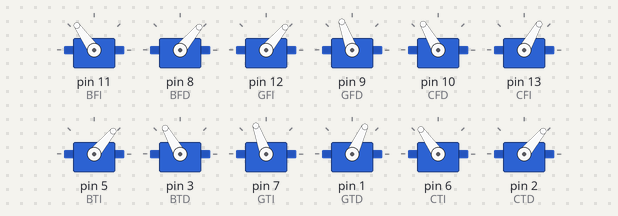
A sketch run on a simulated Arduino Uno, built with avr-gcc and run on an emulated ATmega328P. Shown: 12 × servo.

Above: at 1.8 s.
At 6.5 s:
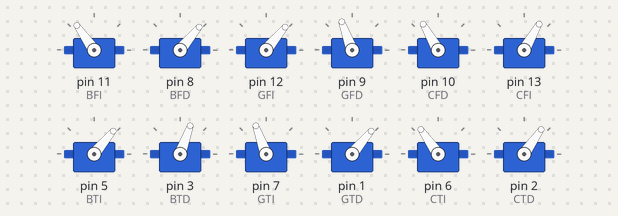
At 11.3 s:
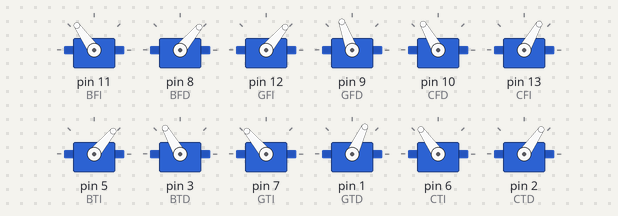
At 20.71 s:
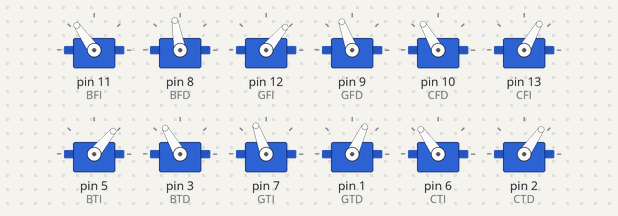
At 30.12 s:
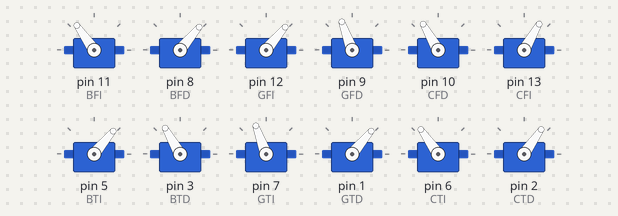
At 39.72 s:
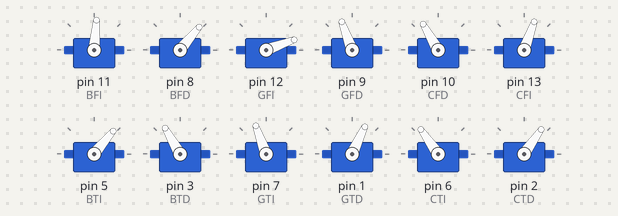
Timing chart, 0 to 40.0 s (numbered marks = the images above):
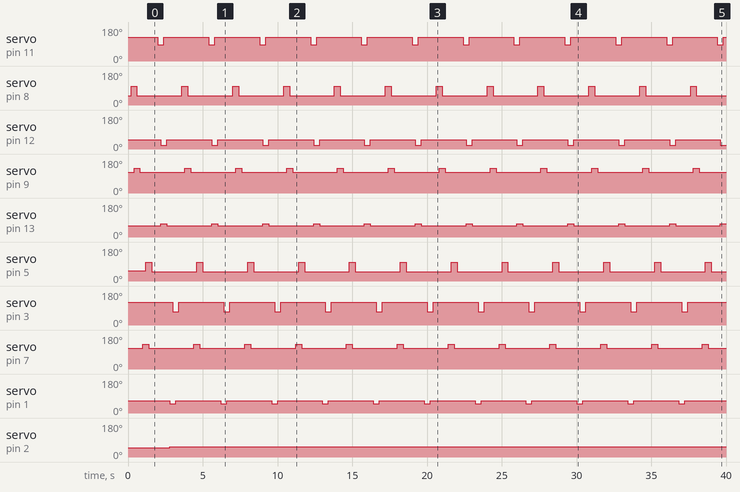

The sketch:

arana_con_esteroides.ino
```cpp
#include <Servo.h>

Servo BFI,BFD,GFI,GFD,CFI,CTI;
Servo BTI,GTI,BTD,GTD,CFD,CTD;

void setup() {
  // put your setup code here, to run once:
  //Base
  BFI.attach(11);
  BFD.attach(8);
  //Giro
  GFI.attach(12);
  GFD.attach(9);
  //Codos
  CFD.attach(10);
  CFI.attach(13);

//Base
  BTI.attach(5);
  BTD.attach(3);
//Giro
   GTI.attach(7);
  GTD.attach(1);
//Codos
 CTI.attach(6);
 CTD.attach(2);

 //seteos
//up-down delanteros
 GFI.write(50);
 GFD.write(110);

 //codo delantero
 CFI.write(60);
 CFD.write(120);

//up-down traseros
 GTI.write(110);
 GTD.write(65);

 //codo delantero
 CTI.write(125);
 CTD.write(50);

//Bases
//Delanteras
BFD.write(50);
BFI.write(125);

//Traseras
BTD.write(120);
BTI.write(55);
}
void loop() {
  // put your main code here, to run repeatedly:
/*move1();*/
PFD();
PTI();
PFI();
PTD();
}
/*Metodo idea*/
/*void avanzar(){
delay(600);             //|----------------------------
GFD.write(130);         //| movimiento de Giro
CFD.write(120);         //|
delay(600);             //|----------------------------
BFD.write(100);         //| Movimiento de base
CFD.write(120);         //|
delay(600);             //|----------------------------
BFD.write(50);          //| Movimiento de Giro
CFD.write(120);         //|
delay(600);             //|----------------------------
GFD.write(110);         //| Movimiento de base
CFD.write(120);         //|
}*/

void PFD(){
delay(200);
BFD.write(100);
CFD.write(120);
delay(200);
GFD.write(130);
CFD.write(120);
delay(200);
BFD.write(50);
CFD.write(120);
delay(200);
GFD.write(110);
CFD.write(120);
}

void PFI(){
delay(200);
BFI.write(85);
CFI.write(60);
delay(200);
GFI.write(20);
CFI.write(70);
delay(200);
BFI.write(125);
CFI.write(70);
delay(200);
GFI.write(50);
CFI.write(60);

/*delay(600); *********SEGUNDA PRUEBA*****
GFI.write(50);
CFI.write(60);
delay(600);
BFI.write(100);
CFI.write(60);
delay(600);
GFI.write(30);
CFI.write(60);
delay(600);
BFI.write(50);
CFI.write(60);
delay(600);*/

/*BFI.write(100); ******* PRIMERA PRUEBA *****
CFI.write(120);
delay(600);
GFI.write(50);
CFI.write(120);
delay(600);
BFI.write(50);
CFI.write(120);
delay(600);
GFI.write(50);
CFI.write(120);
*/
}

void PTI(){
delay(200);
GTI.write(130);
CTI.write(125); /*No modificar*/
delay(200);
BTI.write(100);
CTI.write(125); /*No modificar*/
delay(200);
GTI.write(110);
CTI.write(125); /*No modificar*/
delay(200);
BTI.write(50);
CTI.write(125); /*No modificar*/
delay(200);
}

void PTD(){
delay(200);
GTD.write(50);
CTD.write(55);
delay(200);
BTD.write(70);
CTD.write(55);
delay(200);
GTD.write(65);
CTD.write(55);
delay(200);
BTD.write(120);
CTD.write(55);
}


/*
void move1(){
   delay(400);
 BFD.write(100);
 GTI.write(130);
 delay(400);
 GFD.write(130);
 BTI.write(100);
 delay(400);
 BFD.write(50);
 GTI.write(110);
 delay(400);
 GFD.write(110);
 BTI.write(55);
  }
void PataFrontD(){
  delay(400);
 BFD.write(100);
 delay(400);
 GFD.write(130);
 delay(400);
 BFD.write(50);
 delay(400);
 GFD.write(110);
 }
 void PataBackI(){
  delay(400);
  GTI.write(130);
 delay(400);
 BTI.write(100);
 delay(400);
GTI.write(110);
 delay(400);
  BTI.write(55);
 }*/
```

Measured:
- by itself, servo on pin 11 (BFI): alternates 125° for 3.0 s and 85° for 0.40 s
- by itself, servo on pin 8 (BFD), servo on pin 5 (BTI): alternates 100° for 0.40 s and 50° for 3.0 s
- by itself, servo on pin 12 (GFI): alternates 50° for 3.0 s and 20° for 0.40 s
- by itself, servo on pin 9 (GFD), servo on pin 7 (GTI): alternates 130° for 0.40 s and 110° for 3.0 s
- by itself, servo on pin 13 (CFI): alternates 70° for 0.40 s and 60° for 3.0 s
- by itself, servo on pin 3 (BTD): alternates 120° for 3.0 s and 70° for 0.40 s
- by itself, servo on pin 1 (GTD): alternates 65° for 3.0 s and 50° for 0.40 s
- by itself, servo on pin 2 (CTD): 50° → 55° at 2.8 s
